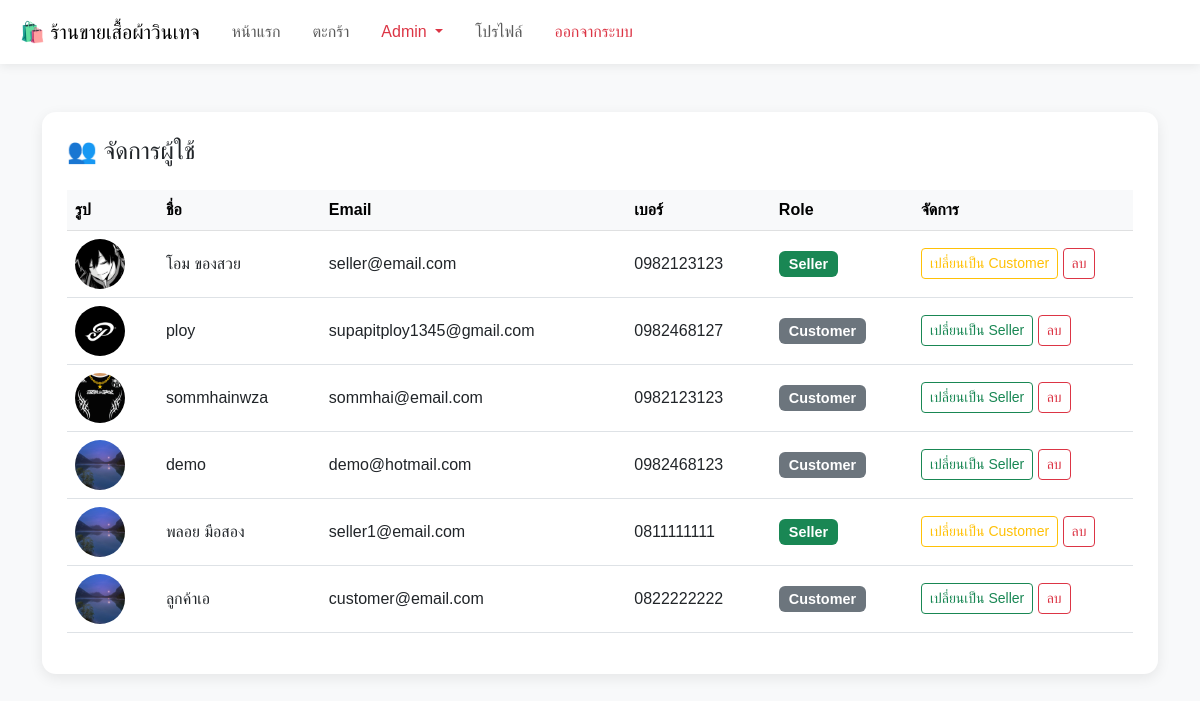
/admin_users.php (signed in), run on the app's committed database.
### tables this page shows
CREATE TABLE `users` (
  `id` int(11) NOT NULL,
  `role` enum('Admin','Seller','Customer') DEFAULT 'Customer',
  `name` varchar(100) NOT NULL,
  `email` varchar(100) NOT NULL,
  `phoneNumber` varchar(15) NOT NULL,
  `userImage` varchar(255) DEFAULT NULL,
  `address` text DEFAULT NULL,
  `password` varchar(255) NOT NULL,
  `created_at` timestamp NOT NULL DEFAULT current_timestamp()
);

### admin_users.php (the view, shortened to what this page needs)
<!doctype html>
<html lang="th">
<head>
<link href="https://cdn.jsdelivr.net/npm/bootstrap@5.3.0/dist/css/bootstrap.min.css" rel="stylesheet">
</head>
<body>
<?php include 'includes/header_menu.php'; ?>
<div class="container my-5">
    <div class="card-box">
        <h4 class="mb-4">👥 จัดการผู้ใช้ </h4>
        <div class="table-responsive">
            <table class="table align-middle">
                <thead class="table-light">
                    <tr>
                        <th>รูป</th>
                        <th>ชื่อ</th>
                        <th>Email</th>
                        <th>เบอร์</th>
                        <th>Role</th>
                        <th width="220">จัดการ</th>
                    </tr>
                </thead>
                <tbody>
                <?php
                $res = mysqli_query($con, "
                    SELECT *
                    FROM users
                    WHERE role != 'Admin'
                    ORDER BY created_at DESC
                ");
                while ($u = mysqli_fetch_assoc($res)) {
                    $img = (!empty($u['userImage']) && file_exists('uploads/profile/'.$u['userImage']))
                        ? 'uploads/profile/'.$u['userImage']
                        : 'uploads/profile/default.jpg';
                ?>
                    <tr>
                        <td>
                            <img src="<?= $img ?>" class="profile-img">
                        </td>
                        <td><?= htmlspecialchars($u['name']) ?></td>
                        <td><?= htmlspecialchars($u['email']) ?></td>
                        <td><?= htmlspecialchars($u['phoneNumber']) ?></td>
                        <td>
                            <?php if ($u['role']=='Seller'): ?>
                                <span class="badge bg-success badge-role">Seller</span>
                            <?php else: ?>
                                <span class="badge bg-secondary badge-role">Customer</span>
                            <?php endif; ?>
                        </td>
                        <td>
                            <?php if ($u['role']=='Customer'): ?>
                                <a href="?change_role=<?= $u['id'] ?>&to=Seller"
                                   class="btn btn-outline-success btn-sm">
                                   เปลี่ยนเป็น Seller
                                </a>
                            <?php else: ?>
                                <a href="?change_role=<?= $u['id'] ?>&to=Customer"
                                   class="btn btn-outline-warning btn-sm">
                                   เปลี่ยนเป็น Customer
                                </a>
                            <?php endif; ?>
                            <a href="?delete=<?= $u['id'] ?>"
                               onclick="return confirm('ลบผู้ใช้นี้หรือไม่?')"
                               class="btn btn-outline-danger btn-sm">
                               ลบ
                            </a>
                        </td>
                    </tr>
                <?php } ?>
                </tbody>
            </table>
        </div>
    </div>
</div>
</body>
</html>

### admin_users.php (style rules this page uses)
body { background:#f8f9fa; font-family:"Prompt", sans-serif; }
.card-box { background:#fff; border-radius:14px; padding:25px; box-shadow:0 4px 14px rgba(0,0,0,0.08); }
.profile-img { width:50px; height:50px; border-radius:50%; object-fit:cover; }
.badge-role { font-size:0.9rem; padding:6px 10px; }

### data on the page
users: userImage (picture), name "โอม ของสวย", email "seller@email.com", phoneNumber "0982123123", role "Seller"
users: userImage (picture), name "ploy", email "supapitploy1345@gmail.com", phoneNumber "0982468127", role "Customer"
users: userImage (picture), name "sommhainwza", email "sommhai@email.com", phoneNumber "0982123123", role "Customer"
users: name "demo", email "demo@hotmail.com", phoneNumber "0982468123", role "Customer"
users: name "พลอย มือสอง", email "seller1@email.com", phoneNumber "0811111111", role "Seller"
users: name "ลูกค้าเอ", email "customer@email.com", phoneNumber "0822222222", role "Customer"
